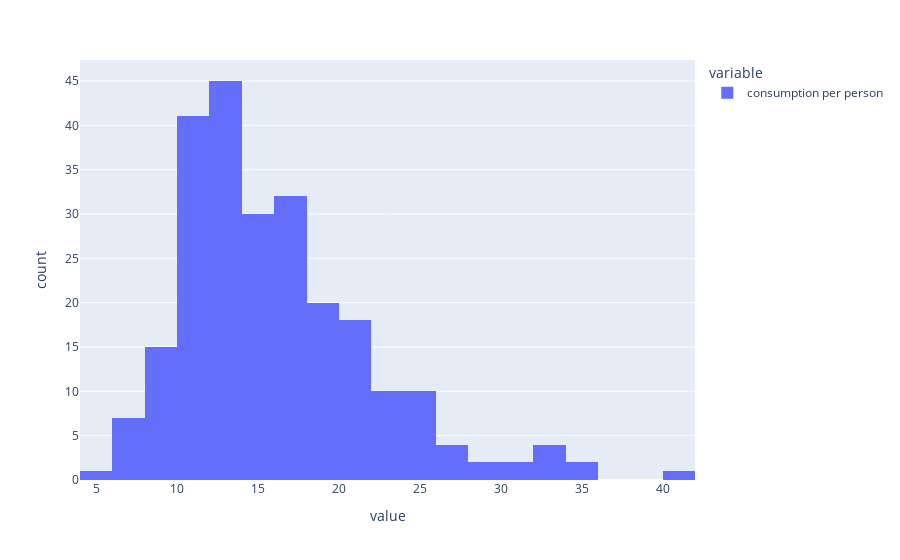

The notebook cell this image was saved under:
### Code cell
df['consumption per person'] = df['bill_2022'] / df['size']
df['consumption per person'].plot(kind = 'hist')

### Figure 1 — Plotly figure (JSON) as saved in the notebook; plotly's stock layout.template omitted (floating-point values rounded to 4 significant figures; data arrays with more than 128 entries replaced by an {"elided": "..."} marker saying what was removed)
{"data": [{"alignmentgroup": "True", "bingroup": "x", "hovertemplate": "variable=consumption per person<br>value=%{x}<br>count=%{y}<extra></extra>", "legendgroup": "consumption per person", "marker": {"color": "#636efa", "pattern": {"shape": ""}}, "name": "consumption per person", "offsetgroup": "consumption per person", "orientation": "v", "showlegend": true, "type": "histogram", "x": {"elided": "244 float values"}, "xaxis": "x", "yaxis": "y"}], "layout": {"barmode": "relative", "legend": {"title": {"text": "variable"}, "tracegroupgap": 0}, "margin": {"t": 60}, "xaxis": {"anchor": "y", "domain": [0, 1], "title": {"text": "value"}}, "yaxis": {"anchor": "x", "domain": [0, 1], "title": {"text": "count"}}}}
